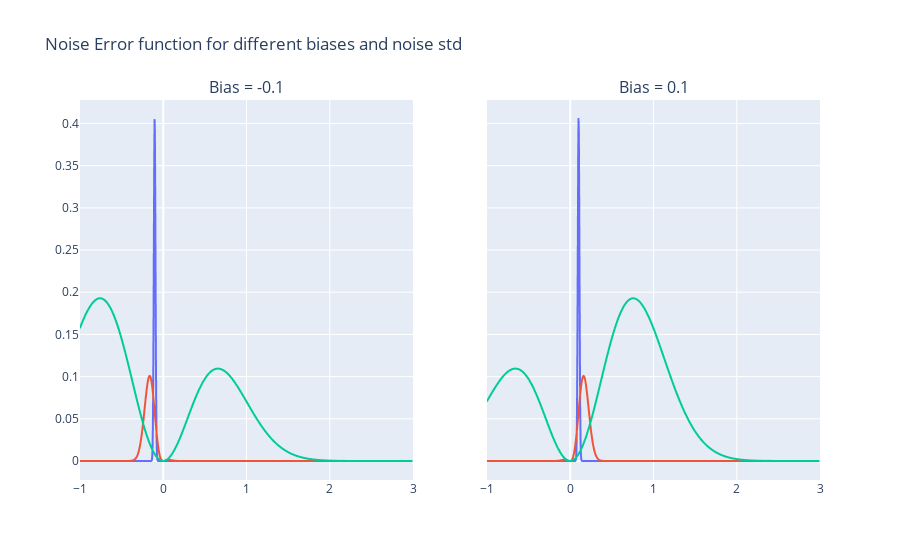

Notebook code for this chart:
### Code cell
b = -.1
noise_std = np.logspace(np.log10(0.01), np.log10(0.5), 3)
x = np.linspace(-1, 3, 1000)
noise_fn_values = noise_error_fn_vec(x, b, noise_std[:])
fig1 = line([x for x in noise_fn_values], x=x, return_fig=True)

b = .1
noise_fn_values = noise_error_fn_vec(x, b, noise_std[:])
fig2 = line([x for x in noise_fn_values], x=x, return_fig=True)

figs_to_subplots([fig1, fig2], 1, 2, shared_xaxes=True, shared_yaxes=True,
                 subplot_titles=['Bias = -0.1', 'Bias = 0.1'], title='Noise Error function for different biases and noise std')

### Figure 1 — Plotly figure (JSON) as saved in the notebook; plotly's stock layout.template omitted (floating-point values rounded to 4 significant figures; data arrays with more than 128 entries replaced by an {"elided": "..."} marker saying what was removed)
{"data": [{"hovertemplate": "variable=wide_variable_0<br>x=%{x}<br>value=%{y}<extra></extra>", "legendgroup": "wide_variable_0", "line": {"color": "#636efa", "dash": "solid"}, "marker": {"symbol": "circle"}, "mode": "lines", "name": "wide_variable_0", "showlegend": true, "type": "scattergl", "x": {"elided": "1000 float values"}, "xaxis": "x", "y": {"elided": "1000 float values"}, "yaxis": "y"}, {"hovertemplate": "variable=wide_variable_1<br>x=%{x}<br>value=%{y}<extra></extra>", "legendgroup": "wide_variable_1", "line": {"color": "#EF553B", "dash": "solid"}, "marker": {"symbol": "circle"}, "mode": "lines", "name": "wide_variable_1", "showlegend": true, "type": "scattergl", "x": {"elided": "1000 float values"}, "xaxis": "x", "y": {"elided": "1000 float values"}, "yaxis": "y"}, {"hovertemplate": "variable=wide_variable_2<br>x=%{x}<br>value=%{y}<extra></extra>", "legendgroup": "wide_variable_2", "line": {"color": "#00cc96", "dash": "solid"}, "marker": {"symbol": "circle"}, "mode": "lines", "name": "wide_variable_2", "showlegend": true, "type": "scattergl", "x": {"elided": "1000 float values"}, "xaxis": "x", "y": {"elided": "1000 float values"}, "yaxis": "y"}, {"hovertemplate": "variable=wide_variable_0<br>x=%{x}<br>value=%{y}<extra></extra>", "legendgroup": "wide_variable_0", "line": {"color": "#636efa", "dash": "solid"}, "marker": {"symbol": "circle"}, "mode": "lines", "name": "wide_variable_0", "showlegend": true, "type": "scattergl", "x": {"elided": "1000 float values"}, "xaxis": "x2", "y": {"elided": "1000 float values"}, "yaxis": "y2"}, {"hovertemplate": "variable=wide_variable_1<br>x=%{x}<br>value=%{y}<extra></extra>", "legendgroup": "wide_variable_1", "line": {"color": "#EF553B", "dash": "solid"}, "marker": {"symbol": "circle"}, "mode": "lines", "name": "wide_variable_1", "showlegend": true, "type": "scattergl", "x": {"elided": "1000 float values"}, "xaxis": "x2", "y": {"elided": "1000 float values"}, "yaxis": "y2"}, {"hovertemplate": "variable=wide_variable_2<br>x=%{x}<br>value=%{y}<extra></extra>", "legendgroup": "wide_variable_2", "line": {"color": "#00cc96", "dash": "solid"}, "marker": {"symbol": "circle"}, "mode": "lines", "name": "wide_variable_2", "showlegend": true, "type": "scattergl", "x": {"elided": "1000 float values"}, "xaxis": "x2", "y": {"elided": "1000 float values"}, "yaxis": "y2"}], "layout": {"annotations": [{"font": {"size": 16}, "showarrow": false, "text": "Bias = -0.1", "x": 0.225, "xanchor": "center", "xref": "paper", "y": 1, "yanchor": "bottom", "yref": "paper"}, {"font": {"size": 16}, "showarrow": false, "text": "Bias = 0.1", "x": 0.775, "xanchor": "center", "xref": "paper", "y": 1, "yanchor": "bottom", "yref": "paper"}], "coloraxis": {}, "hovermode": "x unified", "showlegend": false, "title": {"text": "Noise Error function for different biases and noise std"}, "xaxis": {"anchor": "y", "domain": [0, 0.45], "title": {"text": ""}}, "xaxis2": {"anchor": "y2", "domain": [0.55, 1], "title": {"text": ""}}, "yaxis": {"anchor": "x", "domain": [0, 1], "title": {"text": ""}}, "yaxis2": {"anchor": "x2", "domain": [0, 1], "matches": "y", "showticklabels": false}}}
